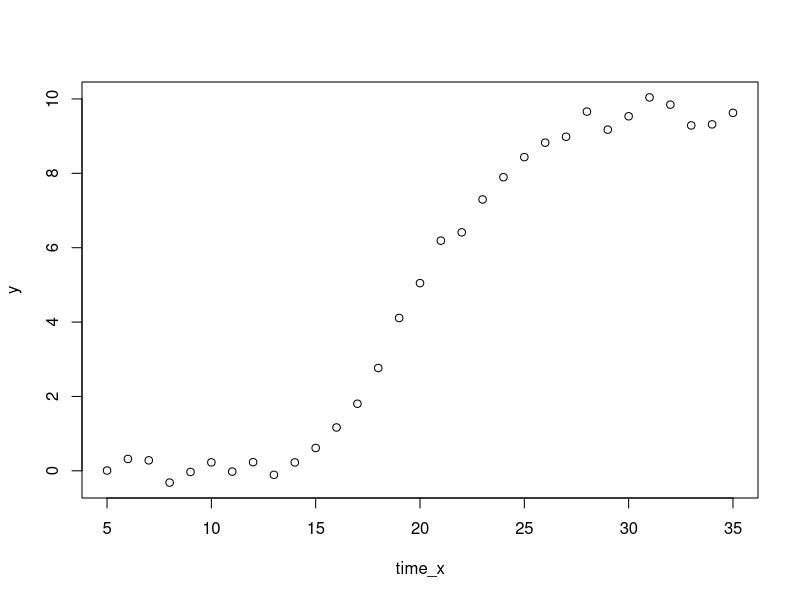

Generate this figure with R:
calculate_k <- function(temp_y, temp_x) {
  M <- 11.0421165
  x_half <- 5.02105825 

  numerator <- log((M / (temp_y + 1)) - 1)
  denominator <- x_half - temp_x
  
  if((numerator / denominator) == Inf) {
    return(0)
  } else {
    return(numerator / denominator)
  }
  
  #the if statement is to account for when y is at its maximum value, and also when x equals the Sigmoid midpoint
}



y <- c(0.0074203, 0.3188325, 0.2815891, -0.3171173, -0.0305409, 0.2266773, -0.0216102, 0.2319695, -0.1082007, 0.2246899, 0.6144181, 1.1655192, 1.8038330, 2.7644418, 4.1104270, 5.0470456, 6.1896092, 6.4128618, 7.2974793, 7.8965245, 8.4364991, 8.8252770, 8.9836204, 9.6607736, 9.1746182, 9.5348823, 10.0421165, 9.8477874, 9.2886090, 9.3169916, 9.6270209)
time_x <- c(5, 6, 7, 8, 9, 10, 11, 12, 13, 14, 15, 16, 17, 18, 19, 20, 21, 22, 23, 24, 25, 26, 27, 28, 29, 30, 31, 32, 33, 34, 35)
plot(time_x, y)

total <- 0
for(i in 1:31) {
  total <- total + calculate_k(y[i], time_x[i])
}

print(total / 31)
